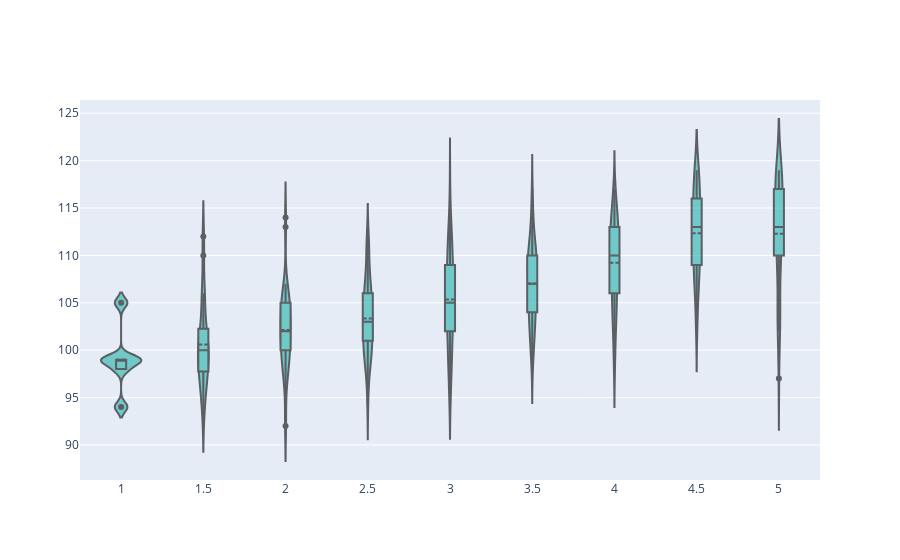

Notebook code for this chart:
### Code cell
fig = go.Figure(data=go.Violin(y=data["TOEFL"],
                               x=data["SOP"],
                               box_visible=True, 
                               line_color='black',
                               meanline_visible=True, 
                               fillcolor='lightseagreen', 
                               opacity=0.6,
                               #color = data["SOP"]
                               ))
fig.update_layout(yaxis_zeroline=False)
fig.show()

### Figure 1 — Plotly figure (JSON) as saved in the notebook; plotly's stock layout.template omitted (floating-point values rounded to 4 significant figures; data arrays with more than 128 entries replaced by an {"elided": "..."} marker saying what was removed)
{"data": [{"box": {"visible": true}, "fillcolor": "lightseagreen", "line": {"color": "black"}, "meanline": {"visible": true}, "opacity": 0.6, "type": "violin", "x": {"elided": "480 float values"}, "y": {"elided": "480 int values"}}], "layout": {"yaxis": {"zeroline": false}}}
